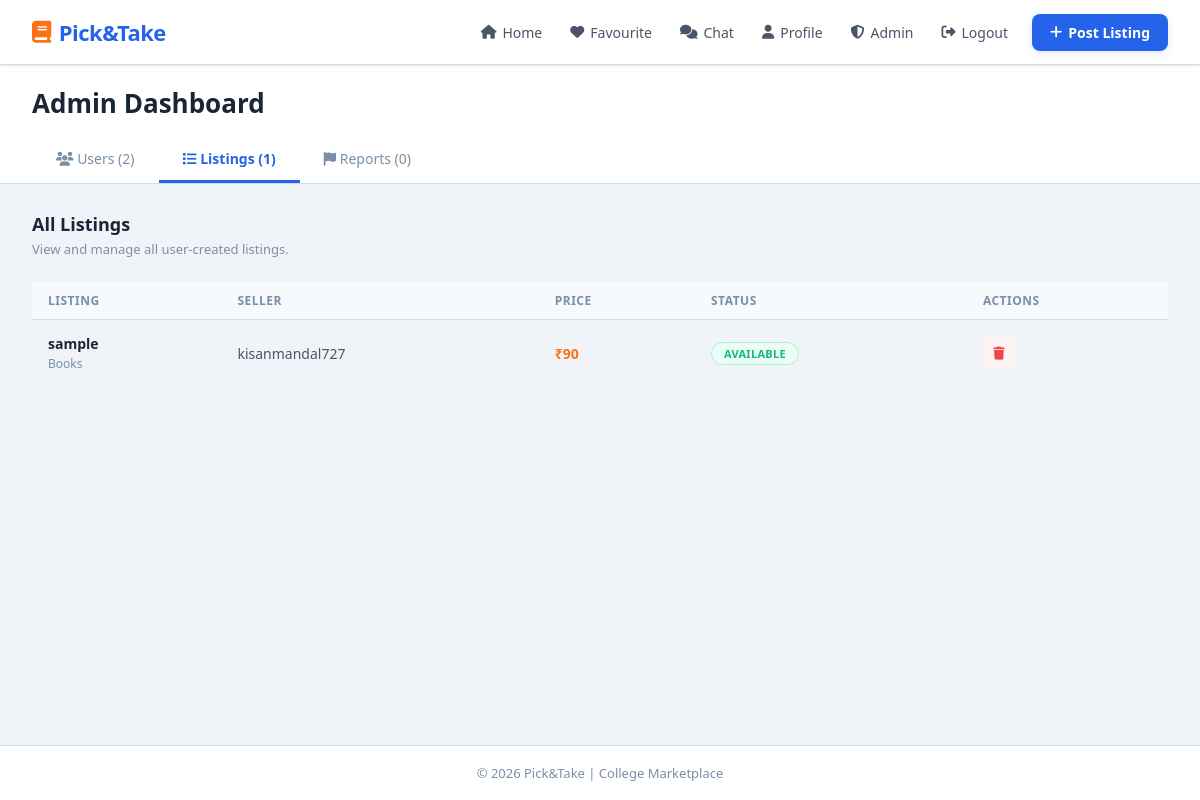
The app's page /admin?tab=listings (signed in) with its own data.
### tables this page shows
CREATE TABLE listings (
                id          TEXT PRIMARY KEY,
                title       TEXT NOT NULL,
                price       INTEGER DEFAULT 0,
                username    TEXT NOT NULL,
                image       TEXT DEFAULT '',
                category    TEXT NOT NULL,
                description TEXT DEFAULT '',
                pdf_file    TEXT DEFAULT '',
                sold        INTEGER DEFAULT 0,
                created_at  TIMESTAMP DEFAULT CURRENT_TIMESTAMP
            , downloads INTEGER DEFAULT 0);

### app.py (the view)
@app.route("/admin")
@admin_required
def admin():
    tab = request.args.get("tab", "users")
    with get_db() as conn:
        cur = conn.cursor()
        cur.execute("SELECT * FROM users ORDER BY id")
        users_list = [dict(r) for r in cur.fetchall()]
        cur.execute("SELECT * FROM listings ORDER BY created_at DESC")
        listings_list = [dict(r) for r in cur.fetchall()]
        cur.execute("SELECT * FROM reports ORDER BY id DESC")
        reports_list = [dict(r) for r in cur.fetchall()]
    return render_template("admin.html", tab=tab, users_list=users_list,
                           listings_list=listings_list, reports_list=reports_list)

### app.py (called while the page is built)
def get_db():
    if USE_POSTGRES:
        conn = psycopg2.connect(
            DATABASE_URL,
            cursor_factory=psycopg2.extras.RealDictCursor
        )
        return conn
    else:
        return SQLiteConnWrapper("picktake.db")

def is_admin():
    return session.get("is_admin", False)

def admin_required(f):
    @wraps(f)
    def decorated(*args, **kwargs):
        if not is_admin():
            flash("Admin access required.", "error")
            return redirect(url_for("home"))
        return f(*args, **kwargs)
    return decorated

    def execute(self, sql, params=()):
        sql = sql.replace("%s", "?")
        self._cur.execute(sql, params)

    def fetchall(self):
        rows = self._cur.fetchall()
        if not rows:
            return []
        cols = [d[0] for d in self._cur.description]
        return [dict(zip(cols, r)) for r in rows]

    def cursor(self):
        return SQLiteCursor(self._conn)

    def __enter__(self):
        return self

    def __exit__(self, *args):
        self._conn.commit()
        self._conn.close()

### templates/admin.html (shortened to what this page needs)
{% extends "base.html" %}
{% block extra_css %}
  <link rel="stylesheet" href="{{ url_for('static', filename='css/admin.css') }}">
{% endblock %}
{% block content %}
<div class="admin-container">
  <div class="admin-header">
    <h1>Admin Dashboard</h1>
    <div class="admin-tabs">
      <a href="{{ url_for('admin', tab='users') }}"
         class="admin-tab {% if tab=='users' %}active{% endif %}">
        <i class="fa fa-users"></i> Users ({{ users_list|selectattr('is_admin','eq',0)|list|length }})
      </a>
      <a href="{{ url_for('admin', tab='listings') }}"
         class="admin-tab {% if tab=='listings' %}active{% endif %}">
        <i class="fa fa-list"></i> Listings ({{ listings_list|length }})
      </a>
      <a href="{{ url_for('admin', tab='reports') }}"
         class="admin-tab {% if tab=='reports' %}active{% endif %}">
        <i class="fa fa-flag"></i> Reports ({{ reports_list|selectattr('status','eq','pending')|list|length }})
      </a>
    </div>
  </div>
  <div class="admin-panel">
    {% if tab == 'users' %}
      <h2>All Users</h2>
      <p class="panel-sub">View and manage all registered users.</p>
      <table class="admin-table">
        <thead>
          <tr><th>User</th><th>Email</th><th>College</th><th>Status</th><th>Actions</th></tr>
        </thead>
        <tbody>
          {% for u in users_list %}{% if not u.is_admin %}
          <tr class="{% if u.banned %}banned-row{% endif %}">
            <td>
              <div class="user-cell">
                <div class="table-avatar">{{ u.name[0]|upper }}</div>
                <div>
                  <strong>{{ u.name }}</strong>
                  <p>@{{ u.username }}</p>
                </div>
              </div>
            </td>
            <td>{{ u.email }}</td>
            <td>{{ u.college or '—' }}</td>
            <td>
              <span class="status-badge {% if u.banned %}badge-sold{% else %}badge-available{% endif %}">
                {{ 'BANNED' if u.banned else 'ACTIVE' }}
              </span>
            </td>
            <td>
              <form method="POST" action="{{ url_for('admin_ban', user_id=u.id) }}"
                    onsubmit="return confirm('{{ 'Unban' if u.banned else 'Ban' }} {{ u.name }}?')">
                <button type="submit"
                        class="icon-btn {% if u.banned %}btn-unban{% else %}btn-ban{% endif %}"
                        title="{{ 'Unban' if u.banned else 'Ban' }}">
                  <i class="fa {% if u.banned %}fa-eye{% else %}fa-eye-slash{% endif %}"></i>
                </button>
              </form>
            </td>
          </tr>
          {% endif %}{% endfor %}
        </tbody>
      </table>
    {% elif tab == 'listings' %}
      <h2>All Listings</h2>
      <p class="panel-sub">View and manage all user-created listings.</p>
      <table class="admin-table">
        <thead>
          <tr><th>Listing</th><th>Seller</th><th>Price</th><th>Status</th><th>Actions</th></tr>
        </thead>
        <tbody>
          {% for l in listings_list %}
          <tr>
            <td>
              <div class="listing-cell">
                <div>
                  <strong>{{ l.title }}</strong>
                  <p>{{ l.category }}</p>
                </div>
              </div>
            </td>
            <td>{{ l.username }}</td>
            <td style="color:var(--orange);font-weight:600;">₹{{ l.price }}</td>
            <td>
              <span class="status-badge {% if l.sold %}badge-sold{% else %}badge-available{% endif %}">
                {{ 'SOLD' if l.sold else 'AVAILABLE' }}
              </span>
            </td>
            <td>
              <form method="POST" action="{{ url_for('admin_delete_listing', listing_id=l.id) }}"
                    onsubmit="return confirm('Delete {{ l.title }}?')">
                <button type="submit" class="icon-btn btn-ban" title="Delete">
                  <i class="fa fa-trash"></i>
                </button>
              </form>
            </td>
          </tr>
          {% endfor %}
        </tbody>
      </table>
    {% endif %}
  </div>
</div>
{% endblock %}

### static/css/common.css (style rules this page uses)
:root { --bg: #f0f4f8; --bg2: #e8eef5; --surface: #ffffff; --surface2: #f7fafc; --border: #d1dce8; --border2: #c0cfde; --text: #1a2535; --text2: #4a5568; --text3: #7a8fa6; --accent: #2563eb; --accent2: #1d4ed8; --accent-light: #eff6ff; --accent-glow: rgba(37,99,235,0.15); --orange: #f97316; --orange-light: #fff7ed; --green: #10b981; --green-light: #ecfdf5; --red: #ef4444; --red-light: #fef2f2; --header-h: 64px; --shadow-sm: 0 1px 3px rgba(0,0,0,0.08), 0 1px 2px rgba(0,0,0,0.04); --shadow: 0 4px 16px rgba(0,0,0,0.08); --shadow-lg: 0 10px 40px rgba(0,0,0,0.12); --radius: 12px; --radius-sm: 8px; }
html { height: 100%; margin: 0; overflow-x: hidden; }
body { display: flex; flex-direction: column; min-height: 100vh; margin: 0; overflow-x: hidden; max-width: 100vw; font-family: 'Segoe UI', system-ui, -apple-system, sans-serif; background: var(--bg); color: var(--text); }

### static/css/admin.css (style rules this page uses)
.admin-container { flex: 1; display: flex; flex-direction: column; overflow: hidden; max-width: 100%; min-height: calc(100vh - 64px - 57px); }
.admin-header { padding: 20px 32px 0; background: var(--surface); border-bottom: 1px solid var(--border); flex-shrink: 0; }
.admin-header h1 { color: var(--text); font-size: 26px; font-weight: 800; margin: 0 0 16px; }
.admin-tabs { display: flex; gap: 0; }
.admin-tab { padding: 12px 24px; color: var(--text3); text-decoration: none; font-size: 14px; font-weight: 500; border-bottom: 3px solid transparent; transition: all 0.2s; white-space: nowrap; }
.admin-tab.active { color: var(--accent); border-bottom-color: var(--accent); font-weight: 700; }
.admin-panel { flex: 1; overflow-y: auto; padding: 28px 32px; }
.admin-panel h2 { color: var(--text); font-size: 18px; font-weight: 700; margin: 0 0 4px; }
.panel-sub { color: var(--text3); font-size: 13px; margin: 0 0 24px; }
.admin-table { width: 100%; border-collapse: collapse; font-size: 14px; }
.admin-table thead th { text-align: left; color: var(--text3); font-weight: 600; padding: 10px 16px; border-bottom: 1px solid var(--border); font-size: 12px; text-transform: uppercase; letter-spacing: 0.5px; background: var(--surface2); }
.admin-table tbody tr { border-bottom: 1px solid var(--border); transition: background 0.15s; }
.admin-table tbody tr:last-child { border-bottom: none; }
.admin-table td { padding: 14px 16px; color: var(--text2); vertical-align: middle; }
.listing-cell { display: flex; align-items: center; gap: 14px; }
.listing-cell strong { color: var(--text); font-size: 14px; }
.listing-cell p { color: var(--text3); font-size: 12px; margin: 2px 0 0; }
.status-badge { padding: 3px 12px; border-radius: 20px; font-size: 11px; font-weight: 700; letter-spacing: 0.3px; display: inline-block; }
.badge-available { background: var(--green-light); color: var(--green); border: 1px solid #a7f3d0; }
.icon-btn { width: 32px; height: 32px; border: none; border-radius: 7px; cursor: pointer; display: flex; align-items: center; justify-content: center; font-size: 13px; transition: all 0.2s; }
.btn-ban { background: var(--red-light); color: var(--red); }

### records on screen
listings: title "sample", category "Books", username "kisanmandal727", price "90", sold "AVAILABLE"

### other values on screen
{{ users_list|selectattr('is_admin','eq',0)|list|length }} "2"
{{ listings_list|length }} "1"
{{ reports_list|selectattr('status','eq','pending')|list|length }} "0"
